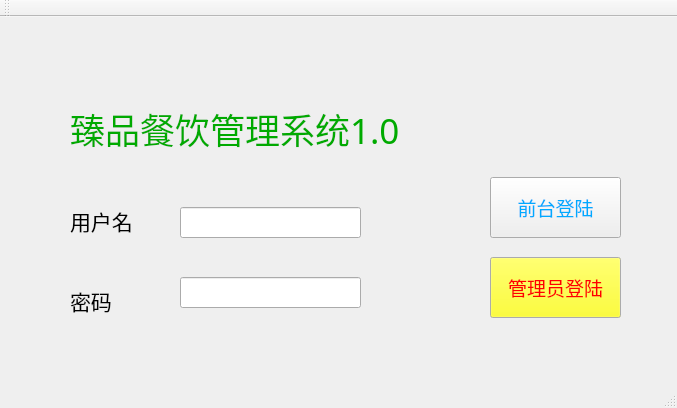
<?xml version="1.0" encoding="UTF-8"?>
<ui version="4.0">
 <class>FoodManger</class>
 <widget class="QMainWindow" name="FoodManger">
  <property name="geometry">
   <rect>
    <x>0</x>
    <y>0</y>
    <width>677</width>
    <height>408</height>
   </rect>
  </property>
  <property name="palette">
   <palette>
    <active>
     <colorrole role="WindowText">
      <brush brushstyle="SolidPattern">
       <color alpha="255">
        <red>0</red>
        <green>255</green>
        <blue>255</blue>
       </color>
      </brush>
     </colorrole>
     <colorrole role="Text">
      <brush brushstyle="SolidPattern">
       <color alpha="255">
        <red>0</red>
        <green>0</green>
        <blue>0</blue>
       </color>
      </brush>
     </colorrole>
    </active>
    <inactive>
     <colorrole role="WindowText">
      <brush brushstyle="SolidPattern">
       <color alpha="255">
        <red>0</red>
        <green>255</green>
        <blue>255</blue>
       </color>
      </brush>
     </colorrole>
     <colorrole role="Text">
      <brush brushstyle="SolidPattern">
       <color alpha="255">
        <red>0</red>
        <green>0</green>
        <blue>0</blue>
       </color>
      </brush>
     </colorrole>
    </inactive>
    <disabled>
     <colorrole role="WindowText">
      <brush brushstyle="SolidPattern">
       <color alpha="255">
        <red>120</red>
        <green>120</green>
        <blue>120</blue>
       </color>
      </brush>
     </colorrole>
     <colorrole role="Text">
      <brush brushstyle="SolidPattern">
       <color alpha="255">
        <red>120</red>
        <green>120</green>
        <blue>120</blue>
       </color>
      </brush>
     </colorrole>
    </disabled>
   </palette>
  </property>
  <property name="windowTitle">
   <string>FoodManger</string>
  </property>
  <property name="styleSheet">
   <string notr="true"/>
  </property>
  <widget class="QWidget" name="centralWidget">
   <widget class="QLabel" name="label">
    <property name="geometry">
     <rect>
      <x>70</x>
      <y>90</y>
      <width>418</width>
      <height>43</height>
     </rect>
    </property>
    <property name="sizePolicy">
     <sizepolicy hsizetype="Preferred" vsizetype="Preferred">
      <horstretch>0</horstretch>
      <verstretch>0</verstretch>
     </sizepolicy>
    </property>
    <property name="palette">
     <palette>
      <active>
       <colorrole role="WindowText">
        <brush brushstyle="SolidPattern">
         <color alpha="255">
          <red>0</red>
          <green>170</green>
          <blue>0</blue>
         </color>
        </brush>
       </colorrole>
      </active>
      <inactive>
       <colorrole role="WindowText">
        <brush brushstyle="SolidPattern">
         <color alpha="255">
          <red>0</red>
          <green>170</green>
          <blue>0</blue>
         </color>
        </brush>
       </colorrole>
      </inactive>
      <disabled>
       <colorrole role="WindowText">
        <brush brushstyle="SolidPattern">
         <color alpha="255">
          <red>120</red>
          <green>120</green>
          <blue>120</blue>
         </color>
        </brush>
       </colorrole>
      </disabled>
     </palette>
    </property>
    <property name="font">
     <font>
      <family>楷体</family>
      <pointsize>26</pointsize>
     </font>
    </property>
    <property name="layoutDirection">
     <enum>Qt::LeftToRight</enum>
    </property>
    <property name="text">
     <string>臻品餐饮管理系统1.0</string>
    </property>
    <property name="textFormat">
     <enum>Qt::AutoText</enum>
    </property>
   </widget>
   <widget class="QLabel" name="label_2">
    <property name="geometry">
     <rect>
      <x>70</x>
      <y>190</y>
      <width>84</width>
      <height>27</height>
     </rect>
    </property>
    <property name="palette">
     <palette>
      <active>
       <colorrole role="WindowText">
        <brush brushstyle="SolidPattern">
         <color alpha="255">
          <red>0</red>
          <green>0</green>
          <blue>0</blue>
         </color>
        </brush>
       </colorrole>
      </active>
      <inactive>
       <colorrole role="WindowText">
        <brush brushstyle="SolidPattern">
         <color alpha="255">
          <red>0</red>
          <green>0</green>
          <blue>0</blue>
         </color>
        </brush>
       </colorrole>
      </inactive>
      <disabled>
       <colorrole role="WindowText">
        <brush brushstyle="SolidPattern">
         <color alpha="255">
          <red>120</red>
          <green>120</green>
          <blue>120</blue>
         </color>
        </brush>
       </colorrole>
      </disabled>
     </palette>
    </property>
    <property name="font">
     <font>
      <family>楷体</family>
      <pointsize>16</pointsize>
     </font>
    </property>
    <property name="text">
     <string>用户名</string>
    </property>
   </widget>
   <widget class="QLabel" name="label_3">
    <property name="geometry">
     <rect>
      <x>70</x>
      <y>270</y>
      <width>56</width>
      <height>27</height>
     </rect>
    </property>
    <property name="palette">
     <palette>
      <active>
       <colorrole role="WindowText">
        <brush brushstyle="SolidPattern">
         <color alpha="255">
          <red>0</red>
          <green>0</green>
          <blue>0</blue>
         </color>
        </brush>
       </colorrole>
      </active>
      <inactive>
       <colorrole role="WindowText">
        <brush brushstyle="SolidPattern">
         <color alpha="255">
          <red>0</red>
          <green>0</green>
          <blue>0</blue>
         </color>
        </brush>
       </colorrole>
      </inactive>
      <disabled>
       <colorrole role="WindowText">
        <brush brushstyle="SolidPattern">
         <color alpha="255">
          <red>120</red>
          <green>120</green>
          <blue>120</blue>
         </color>
        </brush>
       </colorrole>
      </disabled>
     </palette>
    </property>
    <property name="font">
     <font>
      <family>楷体</family>
      <pointsize>16</pointsize>
     </font>
    </property>
    <property name="text">
     <string>密码</string>
    </property>
   </widget>
   <widget class="QLineEdit" name="lineEdit_ID">
    <property name="geometry">
     <rect>
      <x>180</x>
      <y>190</y>
      <width>181</width>
      <height>31</height>
     </rect>
    </property>
   </widget>
   <widget class="QLineEdit" name="lineEdit_Passwd">
    <property name="geometry">
     <rect>
      <x>180</x>
      <y>260</y>
      <width>181</width>
      <height>31</height>
     </rect>
    </property>
   </widget>
   <widget class="QPushButton" name="PB_MangerLogin">
    <property name="geometry">
     <rect>
      <x>490</x>
      <y>240</y>
      <width>131</width>
      <height>61</height>
     </rect>
    </property>
    <property name="palette">
     <palette>
      <active>
       <colorrole role="WindowText">
        <brush brushstyle="SolidPattern">
         <color alpha="255">
          <red>0</red>
          <green>0</green>
          <blue>0</blue>
         </color>
        </brush>
       </colorrole>
       <colorrole role="Button">
        <brush brushstyle="SolidPattern">
         <color alpha="255">
          <red>255</red>
          <green>255</green>
          <blue>0</blue>
         </color>
        </brush>
       </colorrole>
       <colorrole role="Text">
        <brush brushstyle="SolidPattern">
         <color alpha="255">
          <red>0</red>
          <green>0</green>
          <blue>0</blue>
         </color>
        </brush>
       </colorrole>
       <colorrole role="ButtonText">
        <brush brushstyle="SolidPattern">
         <color alpha="255">
          <red>255</red>
          <green>0</green>
          <blue>0</blue>
         </color>
        </brush>
       </colorrole>
      </active>
      <inactive>
       <colorrole role="WindowText">
        <brush brushstyle="SolidPattern">
         <color alpha="255">
          <red>0</red>
          <green>0</green>
          <blue>0</blue>
         </color>
        </brush>
       </colorrole>
       <colorrole role="Button">
        <brush brushstyle="SolidPattern">
         <color alpha="255">
          <red>255</red>
          <green>255</green>
          <blue>0</blue>
         </color>
        </brush>
       </colorrole>
       <colorrole role="Text">
        <brush brushstyle="SolidPattern">
         <color alpha="255">
          <red>0</red>
          <green>0</green>
          <blue>0</blue>
         </color>
        </brush>
       </colorrole>
       <colorrole role="ButtonText">
        <brush brushstyle="SolidPattern">
         <color alpha="255">
          <red>255</red>
          <green>0</green>
          <blue>0</blue>
         </color>
        </brush>
       </colorrole>
      </inactive>
      <disabled>
       <colorrole role="WindowText">
        <brush brushstyle="SolidPattern">
         <color alpha="255">
          <red>120</red>
          <green>120</green>
          <blue>120</blue>
         </color>
        </brush>
       </colorrole>
       <colorrole role="Button">
        <brush brushstyle="SolidPattern">
         <color alpha="255">
          <red>255</red>
          <green>255</green>
          <blue>0</blue>
         </color>
        </brush>
       </colorrole>
       <colorrole role="Text">
        <brush brushstyle="SolidPattern">
         <color alpha="255">
          <red>120</red>
          <green>120</green>
          <blue>120</blue>
         </color>
        </brush>
       </colorrole>
       <colorrole role="ButtonText">
        <brush brushstyle="SolidPattern">
         <color alpha="255">
          <red>120</red>
          <green>120</green>
          <blue>120</blue>
         </color>
        </brush>
       </colorrole>
      </disabled>
     </palette>
    </property>
    <property name="font">
     <font>
      <family>楷体</family>
      <pointsize>14</pointsize>
     </font>
    </property>
    <property name="cursor">
     <cursorShape>PointingHandCursor</cursorShape>
    </property>
    <property name="text">
     <string>管理员登陆</string>
    </property>
   </widget>
   <widget class="QPushButton" name="PB_CasierhLogin">
    <property name="geometry">
     <rect>
      <x>490</x>
      <y>160</y>
      <width>131</width>
      <height>61</height>
     </rect>
    </property>
    <property name="palette">
     <palette>
      <active>
       <colorrole role="ButtonText">
        <brush brushstyle="SolidPattern">
         <color alpha="255">
          <red>0</red>
          <green>170</green>
          <blue>255</blue>
         </color>
        </brush>
       </colorrole>
      </active>
      <inactive>
       <colorrole role="ButtonText">
        <brush brushstyle="SolidPattern">
         <color alpha="255">
          <red>0</red>
          <green>170</green>
          <blue>255</blue>
         </color>
        </brush>
       </colorrole>
      </inactive>
      <disabled>
       <colorrole role="ButtonText">
        <brush brushstyle="SolidPattern">
         <color alpha="255">
          <red>120</red>
          <green>120</green>
          <blue>120</blue>
         </color>
        </brush>
       </colorrole>
      </disabled>
     </palette>
    </property>
    <property name="font">
     <font>
      <family>楷体</family>
      <pointsize>14</pointsize>
     </font>
    </property>
    <property name="cursor">
     <cursorShape>PointingHandCursor</cursorShape>
    </property>
    <property name="text">
     <string>前台登陆</string>
    </property>
   </widget>
  </widget>
  <widget class="QToolBar" name="mainToolBar">
   <attribute name="toolBarArea">
    <enum>TopToolBarArea</enum>
   </attribute>
   <attribute name="toolBarBreak">
    <bool>false</bool>
   </attribute>
  </widget>
  <widget class="QStatusBar" name="statusBar"/>
 </widget>
 <layoutdefault spacing="6" margin="11"/>
 <resources/>
 <connections/>
</ui>
